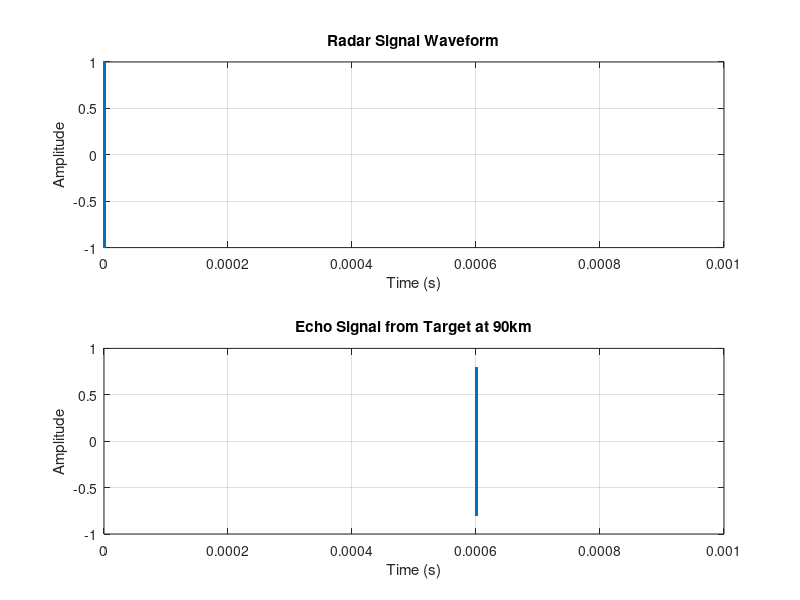

This chart was generated by the following MATLAB code: (Note: this script raises an error after producing the figure.)
% Define parameters
A = 1; % signal amplitude
Tp = 2e-6; % pulse time in seconds
fc = 3e9; % radar frequency in Hz
T = 1e-3; % period in seconds
fs = 10*fc; % sampling frequency in Hz
N = round(T*fs); % number of samples per period
t = (0:N-1)/fs; % time vector

% Generate signal
rect = @(x) (abs(x) <= 0.5); % define rectangular function
s = A * rect(t/Tp) .* cos(2*pi*fc*t); % generate signal

% Define target parameters
targetDistance = 90e3; % distance to target in meters
speedOfLight = 299792458; % speed of light in m/s

% Calculate echo signal time delay
echoTimeDelay = 2 * targetDistance / speedOfLight;

% Adjust transmit signal based on time delay
sDelayed = A * rect((t - echoTimeDelay)/Tp) .* cos(2*pi*fc*(t - echoTimeDelay));

% Generate echo signal
targetScatteringCoefficient = 0.8; % arbitrary scattering coefficient for the target
echoSignal = targetScatteringCoefficient * sDelayed;

% Plot original signal and echo signal
figure;
subplot(2, 1, 1);
plot(t, s);
xlabel('Time (s)');
ylabel('Amplitude');
title('Radar Signal Waveform');
grid on;

subplot(2, 1, 2);
plot(t, echoSignal);
xlabel('Time (s)');
ylabel('Amplitude');
title('Echo Signal from Target at 90km');
grid on;

% Define parameters
A = 1; % signal amplitude
Tp = 2e-6; % pulse time in seconds
fc = 3e9; % radar frequency in Hz
T = 1e-3; % period in seconds
fs = 10*fc; % sampling frequency in Hz
N = round(T*fs); % number of samples per period
t = (0:N-1)/fs; % time vector

% Define target parameters
targetDistance = 90e3; % distance to target in meters
speedOfLight = 299792458; % speed of light in m/s

% Define parameters for noise
meanNoise = 0; % mean of the Gaussian noise
stdNoise = 0.1; % standard deviation of the Gaussian noise (adjust for desired SNR)

% Define energy decay factors for each echo signal
energyDecayFactors = [1, 0.9, 0.8, 0.7, 0.6, 0.5, 0.4, 0.3, 0.2, 0.1]; % adjust as needed

% Generate echo signals with noise and energy decay
echoSignals = zeros(length(energyDecayFactors), N); % array to store echo signals

for i = 1:length(energyDecayFactors)
    % Adjust transmit signal based on time delay
    echoTimeDelay = 2 * targetDistance / speedOfLight;
    sDelayed = A * rect((t - echoTimeDelay)/Tp) .* cos(2*pi*fc*(t - echoTimeDelay));

    % Generate Gaussian noise
    noise = stdNoise * randn(1, N) + meanNoise;

    % Add noise and energy decay to the echo signal
    echoSignal = energyDecayFactors(i) * (sDelayed + noise);

    % Store the echo signal
    echoSignals(i, :) = echoSignal;
end

% Plot echo signals
figure;
for i = 1:length(energyDecayFactors)
    subplot(length(energyDecayFactors), 1, i);
    plot(t, echoSignals(i, :));
    xlabel('Time (s)');
    ylabel('Amplitude');
    (sprintf('Echo Signal %d', i));
    grid on;
end

